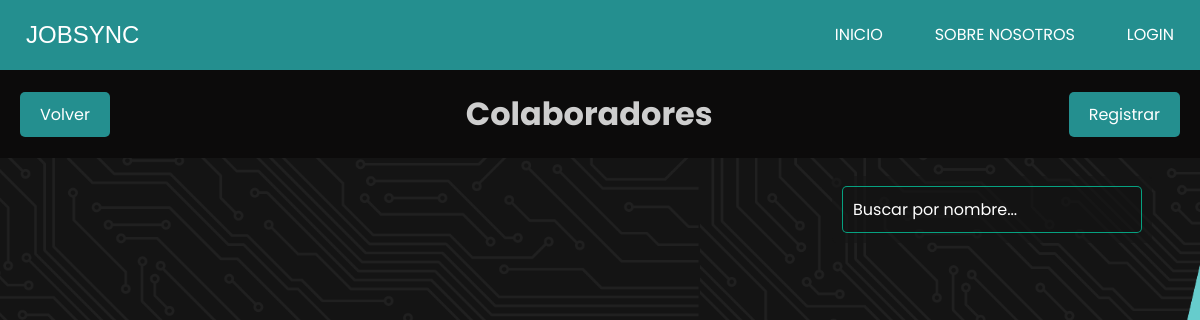
The app's page /colaboradores/, older data.
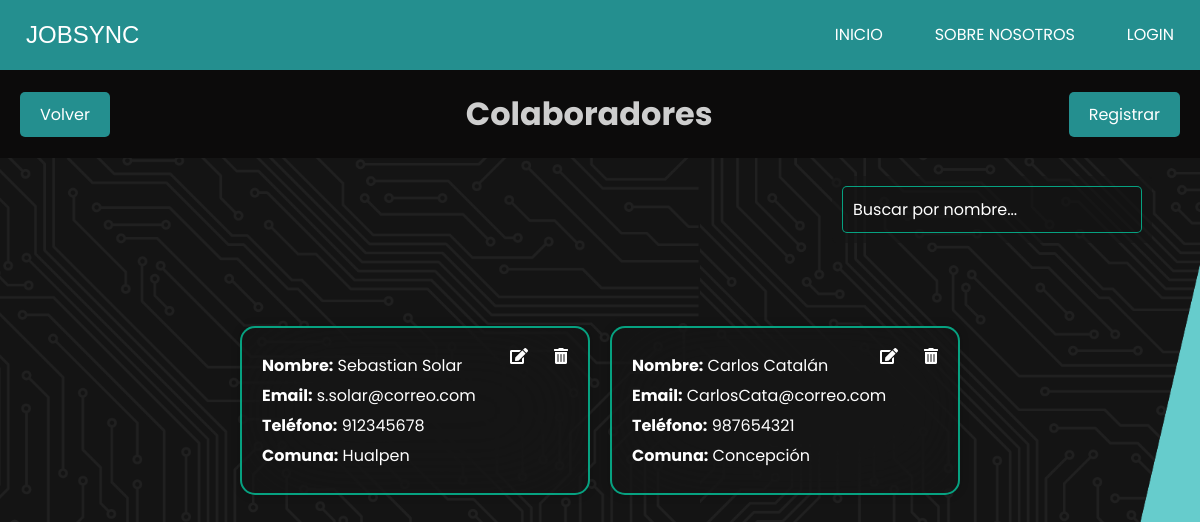
The same page, newer data.
### JobSyncApp/models.py (models this page shows)
class CustomUser(AbstractUser):
    telefono = models.CharField(max_length=15)
    ROL_CHOICES = [
        (True, 'Colaborador'),
        (False, 'Admin'),
    ]
    rol = models.BooleanField(choices=ROL_CHOICES, default=True)
    comuna = models.ForeignKey(Comuna, on_delete=models.SET_NULL, null=True, blank=True)

class Comuna(models.Model):
    nombre = models.CharField(max_length=100, unique=True)
    def __str__(self):
        return self.nombre

### JobSyncApp/views.py (the view)
# urls.py: path('colaboradores/', views.lista_colaboradores, name='colaboradores'),
def lista_colaboradores(request ):
    colaboradores = CustomUser.objects.filter(rol=True)
    return render(request, 'admin/colaboradores.html', {'colaboradores': colaboradores})

### JobSyncApp/templates/admin/colaboradores.html (shortened to what this page needs)
{% extends 'index.html' %}
{% load static %}
{% block extra_css %}
<link rel="stylesheet" href="{% static 'css/listado_colaboradores.css' %}">
<link rel="stylesheet" href="https://cdnjs.cloudflare.com/ajax/libs/font-awesome/5.15.4/css/all.min.css">
{% endblock extra_css %}
{% block contenido %}
<div class="header">
    <a href="{% url 'home' %}" id="btn-volver" class="btn btn-back">Volver</a>
    <h1>Colaboradores</h1>
    <a href="{% url 'registro' %}" id="btn-registrar" class="btn btn-back">Registrar</a>
</div>
    <div class="search-container" >
    <input type="text" id="search-input" placeholder="Buscar por nombre..." >
</div>
<div class="card-container">
    {% for colaborador in colaboradores %}
    <div class="card"  data-comuna="{{ colaborador.comuna }}">
        <button class="delete-btn" data-url="{% url 'eliminar_usuario' colaborador.id %}"> <i class="fas fa-trash-alt"></i></button>
        <button class="edit-btn" data-url="{% url 'modificar_usuario' colaborador.id %}" > <i class="fas fa-edit"></i></button>
        <p><strong>Nombre:</strong> {{ colaborador.first_name }} {{ colaborador.last_name }}</p>
        <p><strong>Email:</strong> {{ colaborador.email }}</p>
        <p><strong>Teléfono:</strong> {{ colaborador.telefono }}</p>
        <p><strong>Comuna:</strong> {{ colaborador.comuna }}</p>
    </div>
    {% endfor %}
</div>
{% endblock %}

Row changes from the older to the newer data that the page shows:
added CustomUser: first_name "Sebastian", last_name "Solar", email "s.solar@correo.com", telefono "912345678", comuna "Hualpen"
added CustomUser: first_name "Carlos", last_name "Catalán", email "CarlosCata@correo.com", telefono "987654321", comuna "Concepción"
